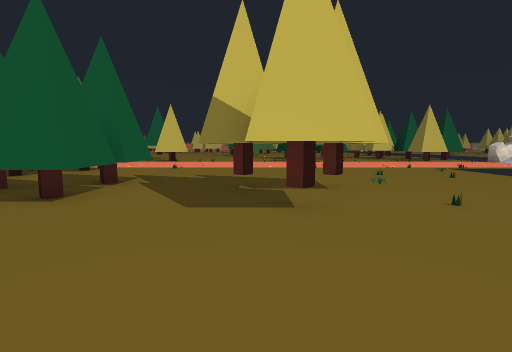
[1] (above)

21 first-person views from a walk through a scene from a Unity 3-D project. The camera is 1.5 m above the floor, tilts 6° down and sees 85° across. The floor is counted in squares, 2 m on a side. Each view is taken from the middle of a square. On the plan, view 1 faces up. The plan holds only what a view shows up to about 10 squares ahead; the rest is blank. The place goes on beyond the plan. Some surface patterns are stand-ins.

[2]
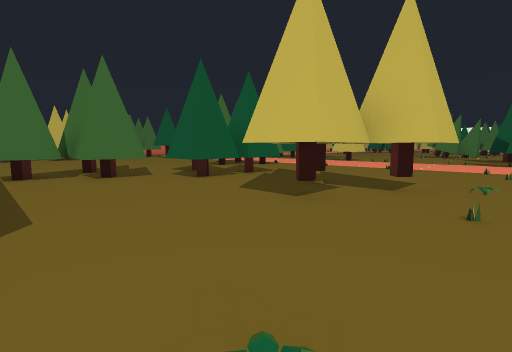

[3]
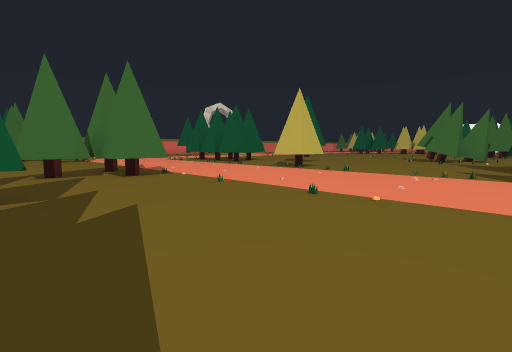

[4]
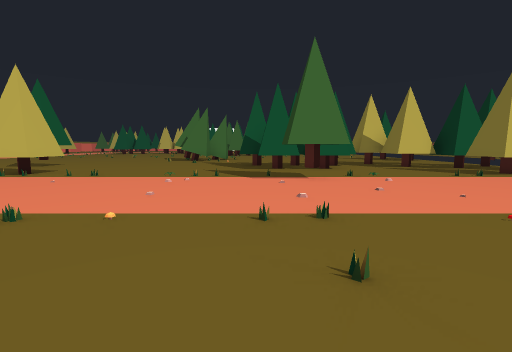

[5]
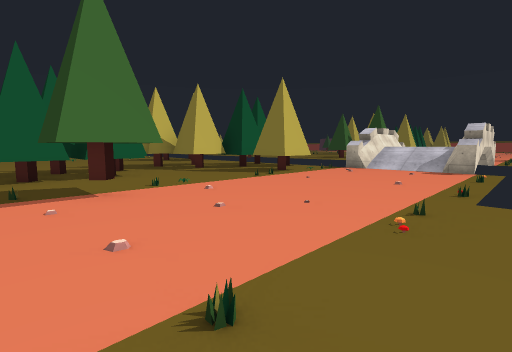

[6]
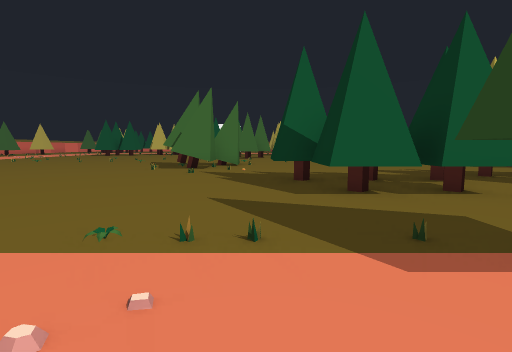

[7]
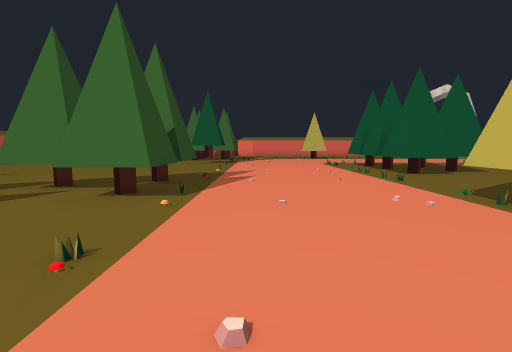

[8]
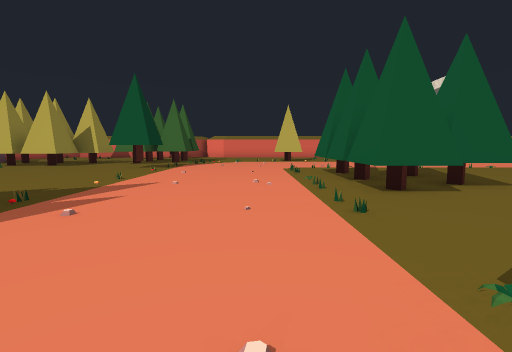

[9]
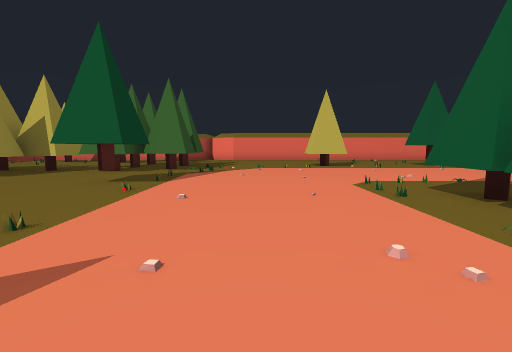

[10]
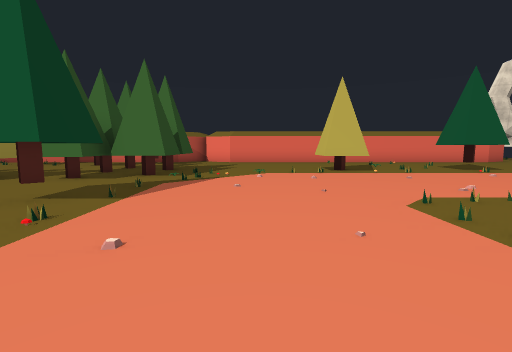

[11]
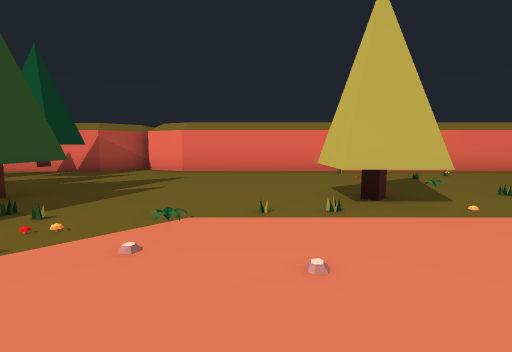

[12]
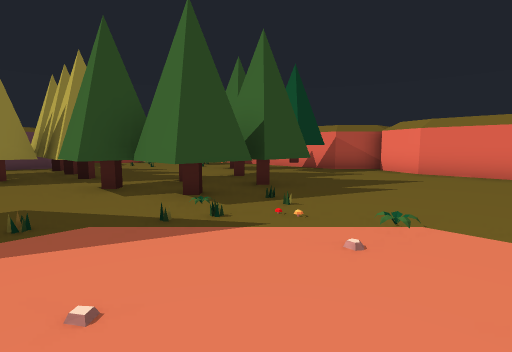

[13]
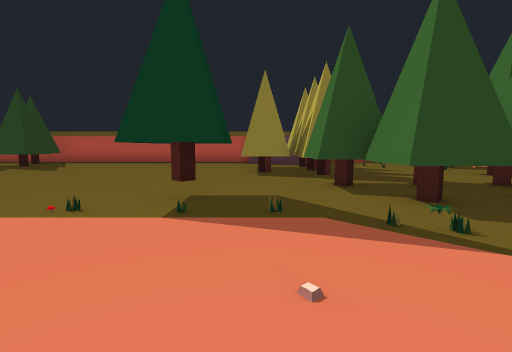

[14]
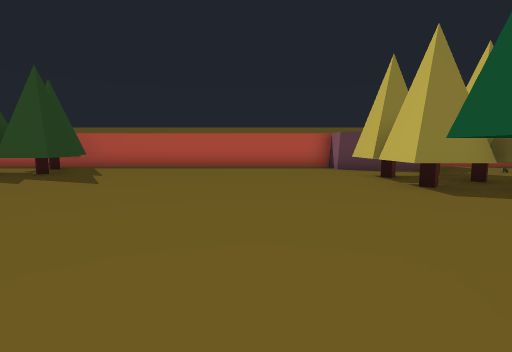

[15]
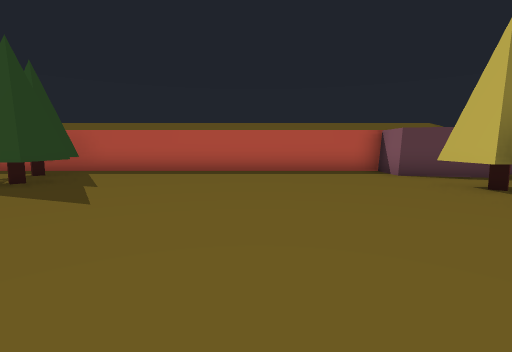

[16]
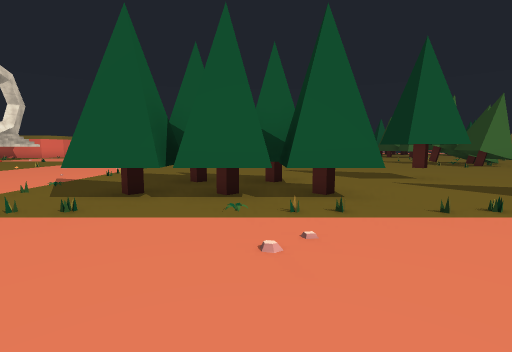

[17]
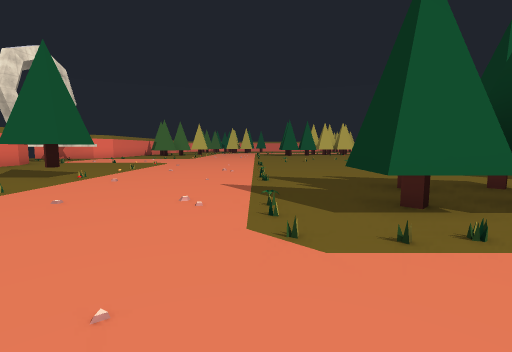

[18]
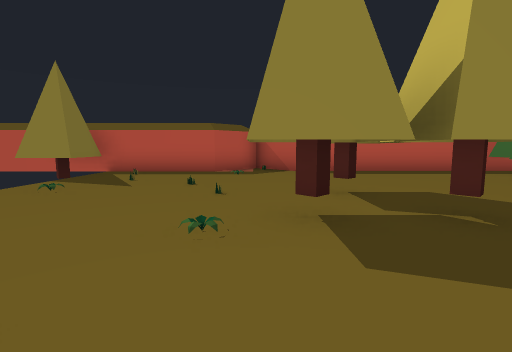

[19]
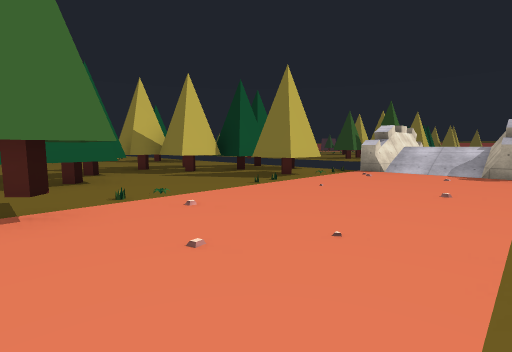

[20]
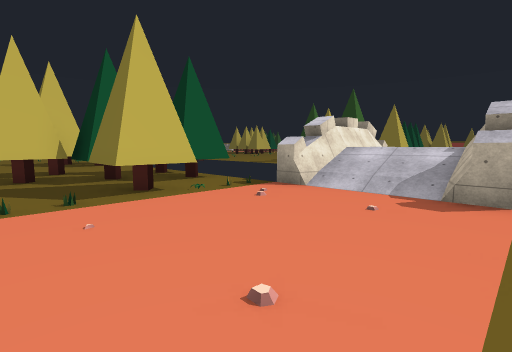

[21]
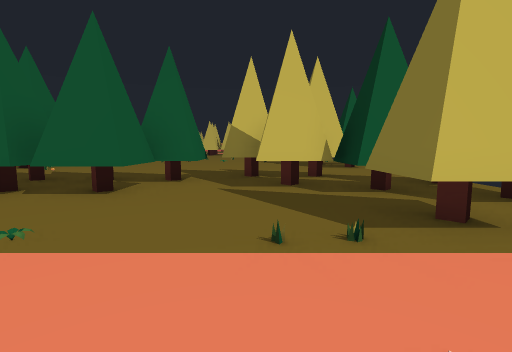

### Floor plan
Key: @ floor where view 1 was taken; # wall or solid block; x gap in a wall; . floor; / step, stairs or slope; = window, fence, low wall or low ledge; ^ raised ledge; T tree; H thing the floor can be seen under or through; O other object.
Columns run from 25 left of view 1 to 14 right of it. Each row starts with its distance up from view 1.
 22   .............  .......T..........T
 21  #.....................T.............
 20  #...................................
 19  #....T....................T  T.#T#..
 18   .................T.......#TT#.T#..
 17   ...........THHH..........T###.T##TT
 16   ...........HHHH...........TTT....T#
 15  #....T......HHHH... T............T..
 14  #....T.............TT......T#.....//^^^
 13  #..........................#T....././//
 12  #...................................//
 11  #...................................//
 10 ##.....TT............................=^^
  9 #.....#HH..T......###...........
  8 ##.T.#THHT........TT............
  7  #.x.  HHT........##............
  6   .OO...H.............#.........
  5    O ...TT#.........# T..##....
  4    .....#TT...........#..#T.....
  3      ...TT#........T T...##.....
  2       .. ..........###..........
  1      ...##.........TT...........TT
  0      ..  ##........TT....@......TT
 -1           #################.#######
 -2                           ###

Positions as (right, up) in squares from view 1, and headings:
1: (0, 0), facing up
2: (3, 0), facing up-left
3: (2, 6), facing up-left
4: (2, 7), facing up
5: (2, 9), facing up-right
6: (1, 12), facing up
7: (-1, 11), facing left
8: (-4, 13), facing left
9: (-8, 12), facing left
10: (-10, 12), facing left
11: (-15, 13), facing left
12: (-15, 13), facing down-left
13: (-15, 13), facing down
14: (-12, 10), facing down
15: (-11, 8), facing down
16: (-10, 11), facing up
17: (-14, 12), facing up
18: (2, 8), facing down
19: (3, 10), facing up-right
20: (7, 10), facing up-right
21: (7, 12), facing up
